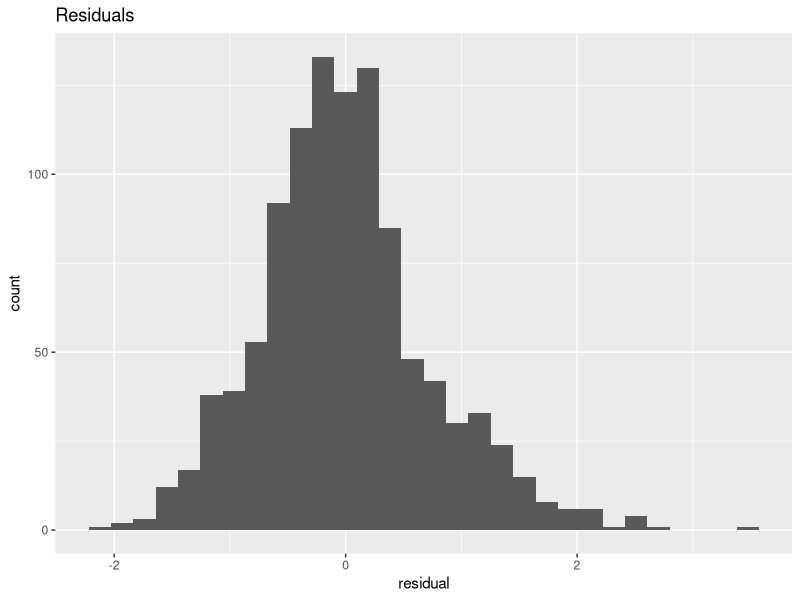
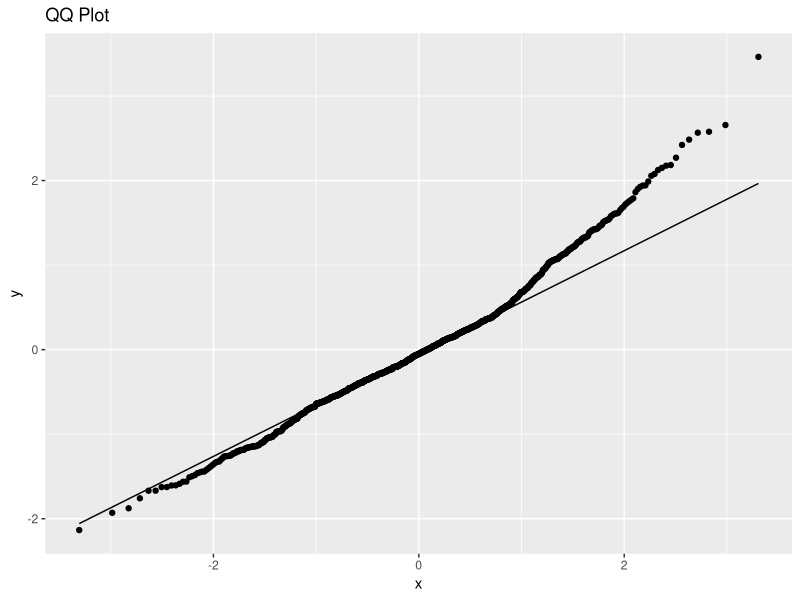

Reproduce these figures in R, in order.
## ---- chunk 1
knitr::opts_chunk$set(echo = TRUE, message = FALSE, warning = FALSE)
library(tidyverse)
library(Matrix)
library(lme4)
library(lmerTest)
library(emmeans)
library(knitr)
## ---- chunk 2
radpad <- read_csv("radpad.csv") |>
  mutate(ID = as.factor(ID)) |>
  mutate(RADPAD = as.factor(`RADPAD Drape Used? Y/N`)) |>
  mutate(Occupation = as.factor(Occupation)) |>
  mutate(Procedure = as.factor(`Procedure  type (BPV, PDA PMI, PV Stent)`))
## ---- chunk 3
m <- lmer(log(Dose + 1) ~ RADPAD*Occupation + (1 | ID), data = radpad)
## ---- chunk 4
anova(m)
## ---- chunk 5
emmeans(m, ~ RADPAD | Occupation, type = "response")
## ---- chunk 6
rg <- ref_grid(m)
em <- emmeans(regrid(rg, transform = "response"), ~ RADPAD | Occupation)
c <- contrast(em, interaction = "pairwise")
summary(c, infer = c(TRUE, TRUE))
## ---- chunk 7
mdat <- data.frame(predicted = predict(m), residual = residuals(m))
ggplot(mdat, aes(x = residual)) + geom_histogram() +
  labs(title = "Residuals")
ggplot(mdat,aes(sample=residual)) + stat_qq() + stat_qq_line() +
  labs(title = "QQ Plot")
